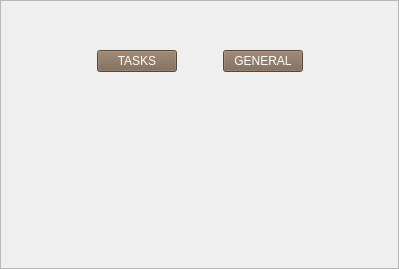
<?xml version="1.0" encoding="UTF-8"?>
<ui version="4.0">
 <class>Records</class>
 <widget class="QWidget" name="Records">
  <property name="geometry">
   <rect>
    <x>0</x>
    <y>0</y>
    <width>399</width>
    <height>269</height>
   </rect>
  </property>
  <property name="windowTitle">
   <string>Form</string>
  </property>
  <layout class="QVBoxLayout" name="verticalLayout_2">
   <property name="spacing">
    <number>0</number>
   </property>
   <property name="leftMargin">
    <number>0</number>
   </property>
   <property name="topMargin">
    <number>0</number>
   </property>
   <property name="rightMargin">
    <number>0</number>
   </property>
   <property name="bottomMargin">
    <number>0</number>
   </property>
   <item>
    <widget class="QFrame" name="frame_2">
     <property name="styleSheet">
      <string notr="true"/>
     </property>
     <property name="frameShape">
      <enum>QFrame::StyledPanel</enum>
     </property>
     <property name="frameShadow">
      <enum>QFrame::Raised</enum>
     </property>
     <layout class="QVBoxLayout" name="verticalLayout">
      <item>
       <spacer name="verticalSpacer_3">
        <property name="orientation">
         <enum>Qt::Vertical</enum>
        </property>
        <property name="sizeType">
         <enum>QSizePolicy::Preferred</enum>
        </property>
        <property name="sizeHint" stdset="0">
         <size>
          <width>20</width>
          <height>40</height>
         </size>
        </property>
       </spacer>
      </item>
      <item>
       <layout class="QHBoxLayout" name="horizontalLayout">
        <item>
         <spacer name="horizontalSpacer_2">
          <property name="orientation">
           <enum>Qt::Horizontal</enum>
          </property>
          <property name="sizeHint" stdset="0">
           <size>
            <width>40</width>
            <height>20</height>
           </size>
          </property>
         </spacer>
        </item>
        <item>
         <widget class="QPushButton" name="pushButton">
          <property name="styleSheet">
           <string notr="true">font: 14pt &quot;MS Shell Dlg 2&quot;;
color:white;
background-color:#79634E;
min-width:7em;
max-width:7em;
min-height:2.5em;
max-height:2.5em;</string>
          </property>
          <property name="text">
           <string>TASKS</string>
          </property>
         </widget>
        </item>
        <item>
         <spacer name="horizontalSpacer">
          <property name="orientation">
           <enum>Qt::Horizontal</enum>
          </property>
          <property name="sizeType">
           <enum>QSizePolicy::Preferred</enum>
          </property>
          <property name="sizeHint" stdset="0">
           <size>
            <width>40</width>
            <height>20</height>
           </size>
          </property>
         </spacer>
        </item>
        <item>
         <widget class="QPushButton" name="pushButton_2">
          <property name="styleSheet">
           <string notr="true">font: 14pt &quot;MS Shell Dlg 2&quot;;
color:white;
background-color:#79634E;
min-width:7em;
max-width:7em;
min-height:2.5em;
max-height:2.5em;</string>
          </property>
          <property name="text">
           <string>GENERAL</string>
          </property>
         </widget>
        </item>
        <item>
         <spacer name="horizontalSpacer_3">
          <property name="orientation">
           <enum>Qt::Horizontal</enum>
          </property>
          <property name="sizeHint" stdset="0">
           <size>
            <width>40</width>
            <height>20</height>
           </size>
          </property>
         </spacer>
        </item>
       </layout>
      </item>
      <item>
       <spacer name="verticalSpacer_2">
        <property name="orientation">
         <enum>Qt::Vertical</enum>
        </property>
        <property name="sizeType">
         <enum>QSizePolicy::Preferred</enum>
        </property>
        <property name="sizeHint" stdset="0">
         <size>
          <width>20</width>
          <height>40</height>
         </size>
        </property>
       </spacer>
      </item>
      <item>
       <layout class="QHBoxLayout" name="horizontalLayout_3">
        <item>
         <spacer name="horizontalSpacer_7">
          <property name="orientation">
           <enum>Qt::Horizontal</enum>
          </property>
          <property name="sizeHint" stdset="0">
           <size>
            <width>40</width>
            <height>20</height>
           </size>
          </property>
         </spacer>
        </item>
        <item>
         <widget class="QWidget" name="widget" native="true">
          <property name="sizePolicy">
           <sizepolicy hsizetype="Preferred" vsizetype="Preferred">
            <horstretch>0</horstretch>
            <verstretch>1</verstretch>
           </sizepolicy>
          </property>
          <property name="styleSheet">
           <string notr="true"/>
          </property>
         </widget>
        </item>
        <item>
         <spacer name="horizontalSpacer_8">
          <property name="orientation">
           <enum>Qt::Horizontal</enum>
          </property>
          <property name="sizeHint" stdset="0">
           <size>
            <width>40</width>
            <height>20</height>
           </size>
          </property>
         </spacer>
        </item>
       </layout>
      </item>
      <item>
       <spacer name="verticalSpacer">
        <property name="orientation">
         <enum>Qt::Vertical</enum>
        </property>
        <property name="sizeHint" stdset="0">
         <size>
          <width>20</width>
          <height>94</height>
         </size>
        </property>
       </spacer>
      </item>
     </layout>
    </widget>
   </item>
  </layout>
 </widget>
 <resources/>
 <connections/>
</ui>
